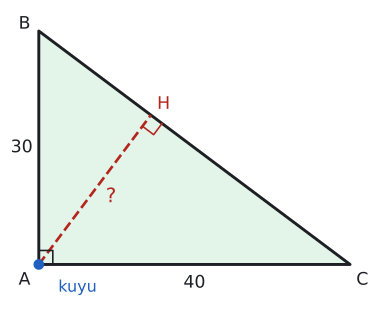

This chart was generated by the following Python code:
import sys; sys.path.insert(0, "tools")
from cizim import *

def uz(P, Q): return round(float(np.linalg.norm(np.asarray(P) - np.asarray(Q))), 3)
def kenar(ax, P, Q, metin, G, d=0.45, renk=YAZI, fs=13):
    """[PQ] kenarının ortasına, G'nin ters tarafına etiket."""
    P, Q = np.asarray(P, float), np.asarray(Q, float); M = (P + Q) / 2
    u = (Q - P) / np.linalg.norm(Q - P); v = np.array([-u[1], u[0]])
    if np.dot(v, M - np.asarray(G)) < 0: v = -v
    ax.text(*(M + d * v), metin, ha="center", va="center", color=renk, fontsize=fs)
def dik_ayak(P, Q, R):
    """R noktasından PQ doğrusuna inen dikmenin ayağı."""
    P, Q, R = (np.asarray(t, float) for t in (P, Q, R))
    u = (Q - P) / np.linalg.norm(Q - P); return P + np.dot(R - P, u) * u
def dik(ax, ayak, p1, p2, k=0.3, renk=YAZI):
    """ayak noktasında, ayak->p1 ve ayak->p2 yönleri arasında dik açı karesi."""
    ayak = np.asarray(ayak, float)
    u = (np.asarray(p1) - ayak) / np.linalg.norm(np.asarray(p1) - ayak); v = (np.asarray(p2) - ayak) / np.linalg.norm(np.asarray(p2) - ayak)
    ax.plot(*zip(ayak + k * u, ayak + k * (u + v), ayak + k * v), color=renk, lw=1.2)
def centik(ax, P, Q, n=1, renk=YAZI, L=0.18, ara=0.12):
    """[PQ] ortasına n tane eşlik çentiği."""
    P, Q = np.asarray(P, float), np.asarray(Q, float); M = (P + Q) / 2
    u = (Q - P) / np.linalg.norm(Q - P); v = np.array([-u[1], u[0]])
    for i in range(n):
        c = M + (i - (n - 1) / 2) * ara * u
        ax.plot(*zip(c - L * v, c + L * v), color=renk, lw=1.3)

# Dik üçgen tarla: m(A)=90, |AB|=30, |AC|=40, |BC|=50. A'dan [BC]'ye en kısa yol = 30*40/50 = 24.
A, B, C = np.array([0.0, 0.0]), np.array([0.0, 30.0]), np.array([40.0, 0.0])
H = dik_ayak(B, C, A)
print("BC", uz(B, C), "AH", uz(A, H))
G = (A + B + C) / 3
fig, ax = sekil(5.2, 4.0)
ax.set_aspect("equal"); ax.axis("off")
ax.add_patch(plt.Polygon([A, B, C], color=YESIL_ACIK, lw=0))
ax.plot(*zip(A, B, C, A), color=YAZI)
ax.plot(*zip(A, H), color=KIRMIZI, lw=2, ls="--")
dik(ax, A, B, C, k=1.8); dik(ax, H, A, C, k=1.8, renk=KIRMIZI)
nokta(ax, *A, "", renk=MAVI)
for P, ad, d in ((A, "A", (-2.6, -2.6)), (B, "B", (-2.6, 0.3)), (C, "C", (0.8, -2.6)), (H, "H", (0.8, 0.8))): ax.text(P[0] + d[0], P[1] + d[1], ad, fontsize=13, color=KIRMIZI if ad == "H" else YAZI)
ax.text(A[0] + 2.5, A[1] - 3.5, "kuyu", color=MAVI, fontsize=12)
kenar(ax, A, B, "30", G, d=2.2); kenar(ax, A, C, "40", G, d=2.4)
M = (A + H) / 2; ax.text(M[0] + 1.4, M[1] - 1.6, "?", color=KIRMIZI, fontsize=15)
ax.set_xlim(-4, 44); ax.set_ylim(-5, 33)
kaydet(fig, __file__)
